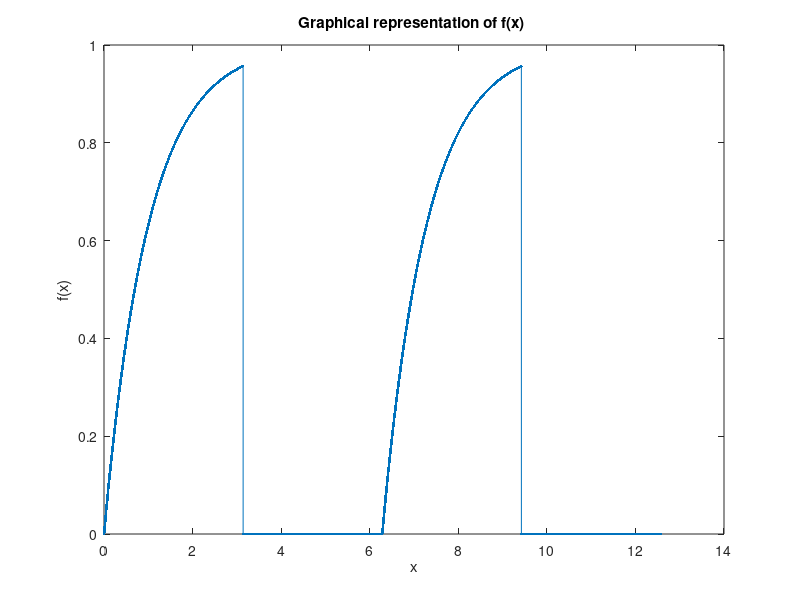

MATLAB code to generate this figure:
x1 = 0:0.001:pi;
y1=1-exp(-x1);
x2 = pi:0.001:2*pi;
y2=zeros(size(x2));
x3 = 2*pi:0.001:3*pi;
y3=1-exp(-x1);
x4 =3*pi:0.001:4*pi;
y4=zeros(size(x4));
x =[x1 x2 x3 x4];
y = [y1 y2 y3 y4];
plot(x,y,'.-')
xlabel('x')
ylabel('f(x)')
title('Graphical representation of f(x) ')
